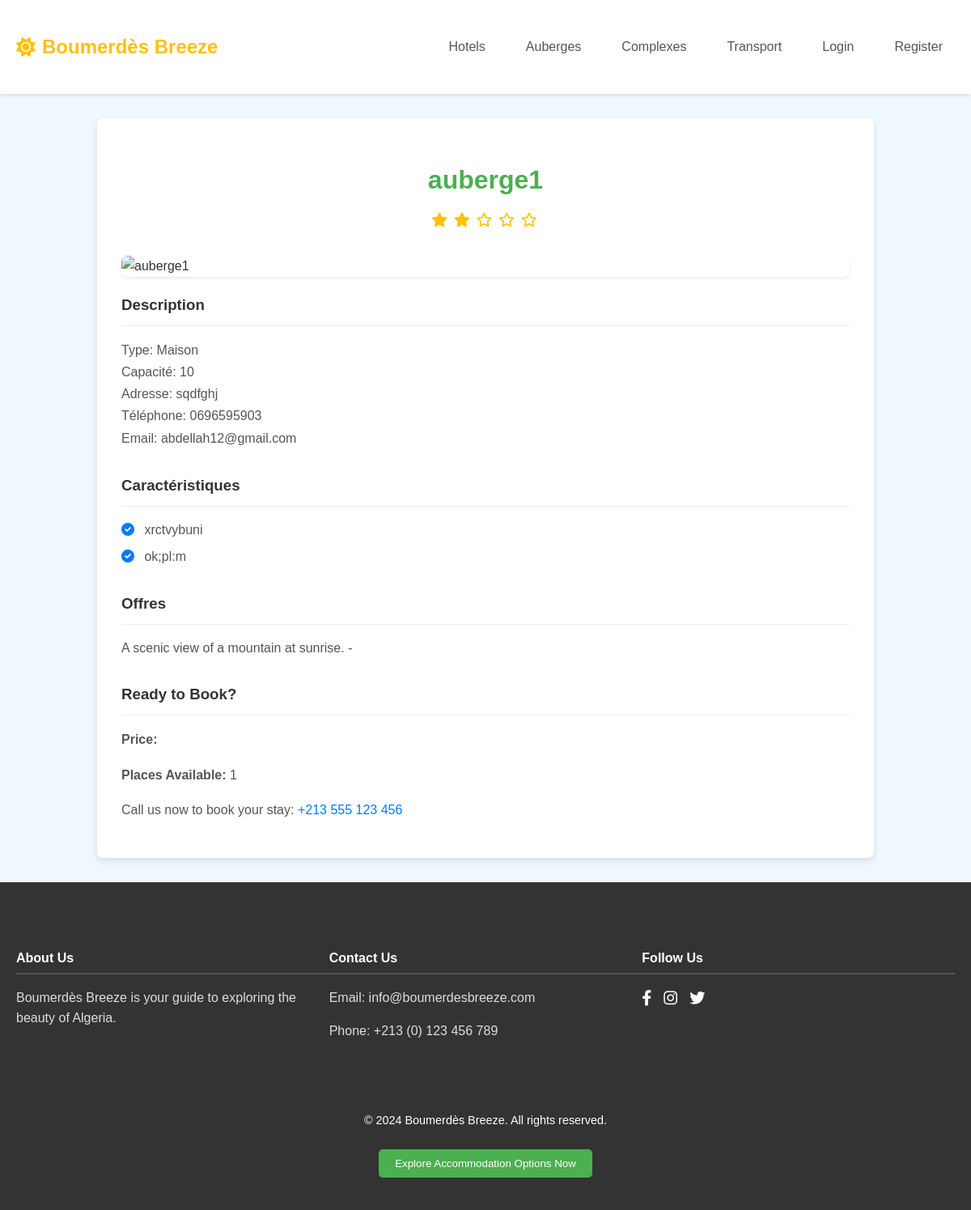
Page /auberges/1/ on the committed database.
### core/models.py (models this page shows, shortened)
class Auberge(models.Model):
    TYPE_CHOICES = (
        ('maison', 'Maison'),
        ('camp', 'Camp'),
    )
    id = models.AutoField(primary_key=True)
    type = models.CharField(max_length=10, choices=TYPE_CHOICES)
    capacite = models.IntegerField()
    nom = models.CharField(max_length=255)
    emplacement = models.CharField(max_length=255, blank=True, null=True)  # Consider using a specialized library for GPS coordinates
    adresse = models.CharField(max_length=255)
    email = models.EmailField()
    password = models.CharField(max_length=255)  # You'll likely want to integrate this with Django's auth system
    telephone = models.CharField(max_length=20)
    nbr_personne_reserve = models.IntegerField(default=0)
    disponibilite = models.BooleanField(default=True)
    image_list = models.JSONField(default=list)  # Store a list of image URLs
    offres = models.JSONField(default=list)  # Store offers as JSON data
    features = models.TextField(blank=True, help_text="Comma-separated list of features")
    stars = models.IntegerField(choices=[(i, i) for i in range(1, 6)], default=1)
    owner = models.OneToOneField(settings.AUTH_USER_MODEL, on_delete=models.CASCADE, related_name='auberge', null=True, blank=True)
    def get_features_list(self):
        return [feature.strip() for feature in self.features.split(',') if feature.strip()]
    class Meta:
        permissions = [
            ("change_own_auberge", "Can change own auberge"),
        ]

### core/views.py (the view)
# urls.py: path('auberges/<int:auberge_id>/', views.auberge_detail, name='auberge_detail'),
def auberge_detail(request, auberge_id):
    auberge = get_object_or_404(Auberge, pk=auberge_id)
    form = ReservationForm()  # Initialize the form outside the if block
    context = {
        'auberge': auberge,
        'form': form,
    }
    return render(request, 'core/auberge_detail.html', context)

### core/templates/core/auberge_detail.html (shortened to what this page needs)
{% extends 'core/base.html' %}
{% load static %}
{% block extra_css %}
<link rel="stylesheet" href="{% static 'css/detail.css' %}">
{% endblock %}
{% block content %}
<div class="detail-container">
    <div class="detail-header">
        <h1>{{ auberge.nom }}</h1>
        <div class="detail-rating">
            {% for i in ""|rjust:auberge.stars %}
                <i class="fas fa-star"></i>
            {% endfor %}
            {% with ''|center:"5" as range %}
                {% for i in range %}
                    {% if forloop.counter0 < auberge.stars %}
                    {% else %}
                        <i class="far fa-star"></i>
                    {% endif %}
                {% endfor %}
            {% endwith %}
        </div>
    </div>
    <div class="detail-image">
        {% if auberge.image_list %}
            <img src="{{ auberge.image_list.0 }}" alt="{{ auberge.nom }}">
        {% else %}
            <img src="{% static 'path/to/default/image.jpg' %}" alt="Default Image">
        {% endif %}
    </div>
    <div class="detail-content">
        <div class="detail-section">
            <h3>Description</h3>
            <p>
                Type: {{ auberge.get_type_display }}<br>
                Capacité: {{ auberge.capacite }}<br>
                Adresse: {{ auberge.adresse }}<br>
                Téléphone: {{ auberge.telephone }}<br>
                Email: {{ auberge.email }}<br>
            </p>
        </div>
        {% if auberge.features %}
            <div class="detail-section">
                <h3>Caractéristiques</h3>
                <ul class="list-items">
                    {% for feature in auberge.get_features_list %}
                    <li><i class="fas fa-check-circle"></i> {{ feature }}</li>
                    {% endfor %}
                </ul>
            </div>
        {% endif %}
        {% if auberge.offres %}
            <div class="detail-section">
                <h3>Offres</h3>
                <ul class="list-items">
                    {% for offer in auberge.offres %}
                    <li>{{ offer.description }} - {{ offer.price }}</li>
                    {% endfor %}
                </ul>
            </div>
        {% endif %}
         <div class="call-to-reserve">
            <h3>Ready to Book?</h3>
             <p><strong>Price:</strong> {{ auberge.price_range }}</p>
              <p><strong>Places Available:</strong> <span id="availability"> {{ auberge.available_rooms }} </span></p>
             <p>Call us now to book your stay: <a href="tel:+213555123456">+213 555 123 456</a></p>
            </div>
    </div>
</div>
{% endblock %}

### static/css/style.css (style rules this page uses)
body { font-family: 'Arial', sans-serif; margin: 0; padding: 0; background-color: #f0f8ff; color: #333; line-height: 1.6; }
a { color: #007bff; text-decoration: none; transition: color 0.3s ease; }

### static/css/detail.css (style rules this page uses)
.detail-container { background-color: #fff; border-radius: 8px; box-shadow: 0 4px 8px rgba(0, 0, 0, 0.1); margin: 30px auto; max-width: 900px; padding: 30px; }
.detail-header { text-align: center; margin-bottom: 30px; }
.detail-header h1 { color: #4CAF50; margin-bottom: 10px; }
.detail-rating { color: #ffc107; font-size: 1.1em; }
.detail-rating i { margin-right: 3px; }
.detail-image { border-radius: 8px; overflow: hidden; margin-bottom: 20px; box-shadow: 0 2px 4px rgba(0, 0, 0, 0.08); }
.detail-image img { width: 100%; height: auto; display: block; }
.detail-content .detail-section { margin-bottom: 30px; }
.detail-content h3 { color: #333; margin-bottom: 15px; border-bottom: 1px solid #eee; padding-bottom: 10px; }
.detail-content p { color: #555; line-height: 1.7; }
.detail-content .list-items { list-style: none; padding: 0; }
.detail-content .list-items li { margin-bottom: 8px; color: #555; }
.detail-content .list-items li i { color: #007bff; margin-right: 8px; }

### rows in the picture
Auberge: nom "auberge1", stars 2 (drawn), type "Maison", capacite "10", adresse "sqdfghj", telephone "0696595903", email "abdellah12@gmail.com"

### other values in the picture
{{ feature }} "xrctvybuni" "ok;pl:m"
{{ offer.description }} "A scenic view of a mountain at sunrise."
